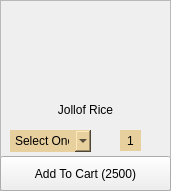
      <widget class="QFrame" name="frame_32">
       <property name="geometry">
        <rect>
         <x>130</x>
         <y>50</y>
         <width>171</width>
         <height>191</height>
        </rect>
       </property>
       <property name="frameShape">
        <enum>QFrame::StyledPanel</enum>
       </property>
       <property name="frameShadow">
        <enum>QFrame::Raised</enum>
       </property>
       <widget class="QLabel" name="label_56">
        <property name="geometry">
         <rect>
          <x>30</x>
          <y>10</y>
          <width>111</width>
          <height>91</height>
         </rect>
        </property>
        <property name="text">
         <string/>
        </property>
        <property name="pixmap">
         <pixmap resource="../icons/place.qrc">:/Assets/bb5796b7-882c-4ff4-8c99-0287d9767e42.jpg</pixmap>
        </property>
        <property name="scaledContents">
         <bool>true</bool>
        </property>
       </widget>
       <widget class="QLabel" name="label_57">
        <property name="geometry">
         <rect>
          <x>55</x>
          <y>100</y>
          <width>61</width>
          <height>20</height>
         </rect>
        </property>
        <property name="styleSheet">
         <string notr="true">background-color: transparent;
padding-bottom: -3;
border: 0;
font: 11pt &quot;Agency FB&quot;;</string>
        </property>
        <property name="text">
         <string>Jollof Rice</string>
        </property>
        <property name="alignment">
         <set>Qt::AlignCenter</set>
        </property>
        <property name="wordWrap">
         <bool>true</bool>
        </property>
       </widget>
       <widget class="QComboBox" name="comboBox_4">
        <property name="geometry">
         <rect>
          <x>10</x>
          <y>130</y>
          <width>81</width>
          <height>22</height>
         </rect>
        </property>
        <property name="styleSheet">
         <string notr="true">border: 0;
background-color: rgb(232, 208, 158);
</string>
        </property>
        <item>
         <property name="text">
          <string>Select One</string>
         </property>
        </item>
        <item>
         <property name="text">
          <string>Chicken</string>
         </property>
        </item>
        <item>
         <property name="text">
          <string>Goat</string>
         </property>
        </item>
        <item>
         <property name="text">
          <string>Fish</string>
         </property>
        </item>
       </widget>
       <widget class="QPushButton" name="jollofminus">
        <property name="geometry">
         <rect>
          <x>100</x>
          <y>130</y>
          <width>21</width>
          <height>23</height>
         </rect>
        </property>
        <property name="styleSheet">
         <string notr="true">QPushButton{
border: 0;}
QPushButton:hover{
padding-left: -2px;
}
QPushButton:pressed{
padding-left: -5px;
}</string>
        </property>
        <property name="text">
         <string/>
        </property>
        <property name="icon">
         <iconset resource="../icons/place.qrc">
          <normaloff>:/Assets/minus-hexagon.png</normaloff>:/Assets/minus-hexagon.png</iconset>
        </property>
        <property name="iconSize">
         <size>
          <width>20</width>
          <height>20</height>
         </size>
        </property>
       </widget>
       <widget class="QPushButton" name="jollofplus">
        <property name="geometry">
         <rect>
          <x>140</x>
          <y>130</y>
          <width>21</width>
          <height>23</height>
         </rect>
        </property>
        <property name="styleSheet">
         <string notr="true">QPushButton{
border: 0;}
QPushButton:hover{
padding-left: 2px;
}
QPushButton:pressed{
padding-left: 5px;
}</string>
        </property>
        <property name="text">
         <string/>
        </property>
        <property name="icon">
         <iconset resource="../icons/place.qrc">
          <normaloff>:/Assets/plus-hexagon.png</normaloff>:/Assets/plus-hexagon.png</iconset>
        </property>
        <property name="iconSize">
         <size>
          <width>20</width>
          <height>20</height>
         </size>
        </property>
       </widget>
       <widget class="QLabel" name="jollof_label">
        <property name="geometry">
         <rect>
          <x>120</x>
          <y>130</y>
          <width>21</width>
          <height>21</height>
         </rect>
        </property>
        <property name="styleSheet">
         <string notr="true">border: 0;
background-color: rgb(232, 208, 158)</string>
        </property>
        <property name="text">
         <string>1</string>
        </property>
        <property name="alignment">
         <set>Qt::AlignCenter</set>
        </property>
       </widget>
       <widget class="QPushButton" name="jollofcart">
        <property name="geometry">
         <rect>
          <x>0</x>
          <y>156</y>
          <width>171</width>
          <height>35</height>
         </rect>
        </property>
        <property name="styleSheet">
         <string notr="true">QPushButton{
font: 11pt &quot;Agency FB&quot;;}
QPushButton:hover{
background-color: rgb(0, 0, 0);
color: rgb(255, 255, 255)
}</string>
        </property>
        <property name="text">
         <string>Add To Cart (2500)</string>
        </property>
       </widget>
      </widget>
